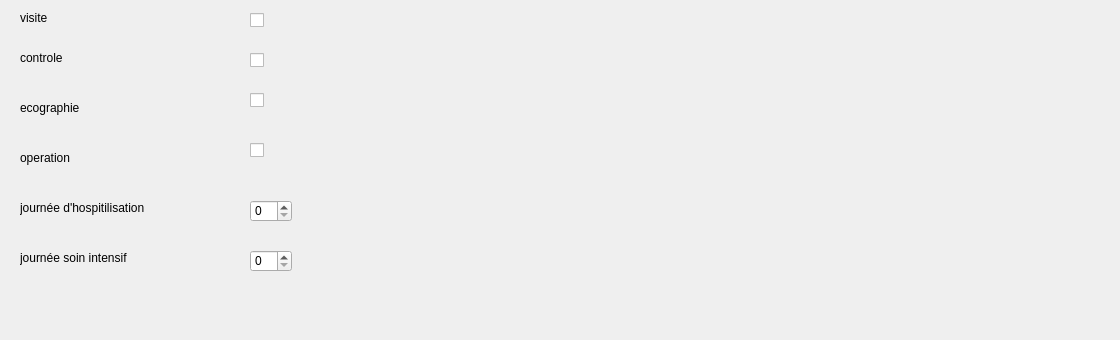
      <widget class="QWidget" name="tab_15">
       <attribute name="title">
        <string>dermatologue</string>
       </attribute>
       <widget class="QLabel" name="label_141">
        <property name="geometry">
         <rect>
          <x>20</x>
          <y>50</y>
          <width>55</width>
          <height>16</height>
         </rect>
        </property>
        <property name="text">
         <string>controle</string>
        </property>
       </widget>
       <widget class="QLabel" name="label_142">
        <property name="geometry">
         <rect>
          <x>20</x>
          <y>250</y>
          <width>121</width>
          <height>16</height>
         </rect>
        </property>
        <property name="text">
         <string>journée soin intensif</string>
        </property>
       </widget>
       <widget class="QCheckBox" name="derma4_2">
        <property name="geometry">
         <rect>
          <x>250</x>
          <y>140</y>
          <width>81</width>
          <height>20</height>
         </rect>
        </property>
        <property name="text">
         <string/>
        </property>
       </widget>
       <widget class="QCheckBox" name="derma3_2">
        <property name="geometry">
         <rect>
          <x>250</x>
          <y>90</y>
          <width>81</width>
          <height>20</height>
         </rect>
        </property>
        <property name="text">
         <string/>
        </property>
       </widget>
       <widget class="QSpinBox" name="derma6_2">
        <property name="geometry">
         <rect>
          <x>250</x>
          <y>250</y>
          <width>42</width>
          <height>22</height>
         </rect>
        </property>
       </widget>
       <widget class="QLabel" name="label_143">
        <property name="geometry">
         <rect>
          <x>20</x>
          <y>100</y>
          <width>111</width>
          <height>16</height>
         </rect>
        </property>
        <property name="text">
         <string>ecographie</string>
        </property>
       </widget>
       <widget class="QLabel" name="label_144">
        <property name="geometry">
         <rect>
          <x>20</x>
          <y>200</y>
          <width>151</width>
          <height>16</height>
         </rect>
        </property>
        <property name="text">
         <string>journée d'hospitilisation</string>
        </property>
       </widget>
       <widget class="QSpinBox" name="derma5_2">
        <property name="geometry">
         <rect>
          <x>250</x>
          <y>200</y>
          <width>42</width>
          <height>22</height>
         </rect>
        </property>
       </widget>
       <widget class="QLabel" name="label_145">
        <property name="geometry">
         <rect>
          <x>20</x>
          <y>10</y>
          <width>55</width>
          <height>16</height>
         </rect>
        </property>
        <property name="text">
         <string>visite</string>
        </property>
       </widget>
       <widget class="QLabel" name="label_146">
        <property name="geometry">
         <rect>
          <x>20</x>
          <y>150</y>
          <width>55</width>
          <height>16</height>
         </rect>
        </property>
        <property name="text">
         <string>operation</string>
        </property>
       </widget>
       <widget class="QCheckBox" name="derma2_2">
        <property name="geometry">
         <rect>
          <x>250</x>
          <y>50</y>
          <width>81</width>
          <height>20</height>
         </rect>
        </property>
        <property name="text">
         <string/>
        </property>
       </widget>
       <widget class="QCheckBox" name="derma1_2">
        <property name="geometry">
         <rect>
          <x>250</x>
          <y>10</y>
          <width>81</width>
          <height>20</height>
         </rect>
        </property>
        <property name="text">
         <string/>
        </property>
       </widget>
       <widget class="QLabel" name="label_147">
        <property name="geometry">
         <rect>
          <x>910</x>
          <y>160</y>
          <width>201</width>
          <height>171</height>
         </rect>
        </property>
        <property name="text">
         <string/>
        </property>
        <property name="pixmap">
         <pixmap>:/Downloads/facture.png</pixmap>
        </property>
        <property name="scaledContents">
         <bool>true</bool>
        </property>
       </widget>
      </widget>
